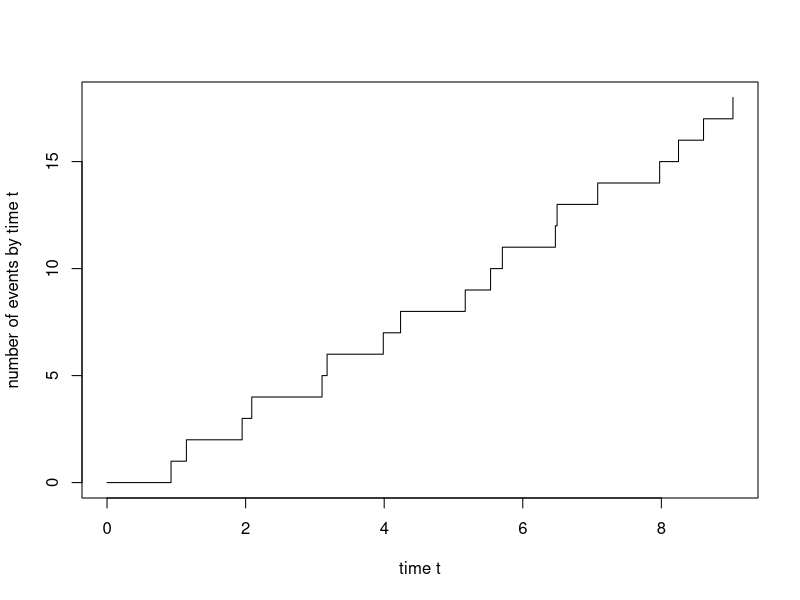
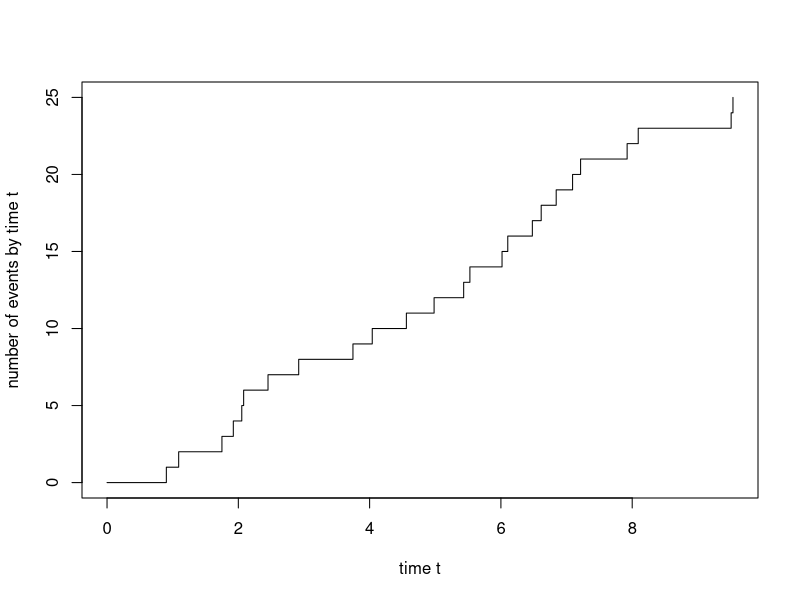

Reproduce these figures in R, in order.
## ---- chunk 1
n=100
u=runif(n,0,1)
x=c(1:n)*0
lamb=1/1500
x=-log(1-u)/lamb
## ---- chunk 2
ks.test(x,pexp,1/1500, alternative="two.sided")

## ---- chunk 3
m=30 #number of changes
index=floor(runif(m,1,n))
lamb2=1/500
y=x

for (i in 1:m){
  u=runif(1,0,1)
  y[index[i]]=-log(1-u)/lamb2}
## ---- chunk 4
ks.test(y,pexp,1/1500, alternative="two.sided")
result=ks.test(y,pexp,1/1500, alternative="two.sided")
print(result$statistic)
## ---- chunk 5
n=100
size=10
max=0
rangemax=c(1:size)*0
start=1
end=size

for (i in 1:(n-size)){
  result=ks.test(y[start:end],pexp,1/1500, alternative="two.sided")
  compared=result$statistic
  if (compared > max){max=compared
  rangemax=c(start:end)}
  start=start+1
  end=end+1
} 
print(max)
print(rangemax)
## ---- chunk 6
size=5
max=0
rangemax=c(1:size)*0
start=1
end=size

for (i in 1:(n-size)){
  result=ks.test(y[start:end],pexp,1/1500, alternative="two.sided")
  compared=result$statistic
  if (compared > max){max=compared
  rangemax=c(start:end)}
  start=start+1
  end=end+1
} 
print(max)
print(rangemax)
## ---- chunk 7
print(ks.test(y[rangemax],pexp,1/1500, alternative="two.sided")$p.value)
## ---- chunk 8
size=10
max=0
rangemax=c(1:size)*0
start=1
end=size

for (i in 1:(n-size)){
  result=ks.test(x[start:end],pexp,1/1500, alternative="two.sided")
  compared=result$statistic
  if (compared > max){max=compared
  rangemax=c(start:end)}
  start=start+1
  end=end+1
} 
print(max)
print(rangemax)
print(ks.test(y[rangemax],pexp,1/1500, alternative="two.sided")$p.value)
## ---- chunk 9

PoissonProcess <- function(lambda,T) {
  return(sort(runif(rpois(1,lambda*T),0,T)))
}



lambda1=2
lambda2=3
Ti=10
pp1=PoissonProcess(lambda1,Ti)
print(pp1)
plot(c(0,pp1),0:length(pp1),type="s",xlab="time t",ylab="number of events by time t")

pp2=PoissonProcess(lambda2,Ti)
print(pp2)
plot(c(0,pp2),0:length(pp2),type="s",xlab="time t",ylab="number of events by time t")

#time between events 
n1=length(pp1)
tbe1=pp1[2:n1]-pp1[1:n1-1]
tbe1

n2=length(pp2)
tbe2=pp2[2:n2]-pp2[1:n2-1]
tbe2

ks.test(tbe1,pexp,lambda1*Ti, alternative="two.sided")

ks.test(tbe2,pexp,lambda2*Ti, alternative="two.sided")




## ---- chunk 10
Rain_Dataset = read.csv("data/synop.202202.csv", sep = ";")
print("Rain Dataset")
summary(Rain_Dataset)


Rain_Dataset_Red = Rain_Dataset[,c('date', 'rr3')]
Rain_Dataset_Red[,'rr3'] = as.numeric(Rain_Dataset_Red[,'rr3'])

summary(Rain_Dataset_Red)
head(Rain_Dataset_Red)
